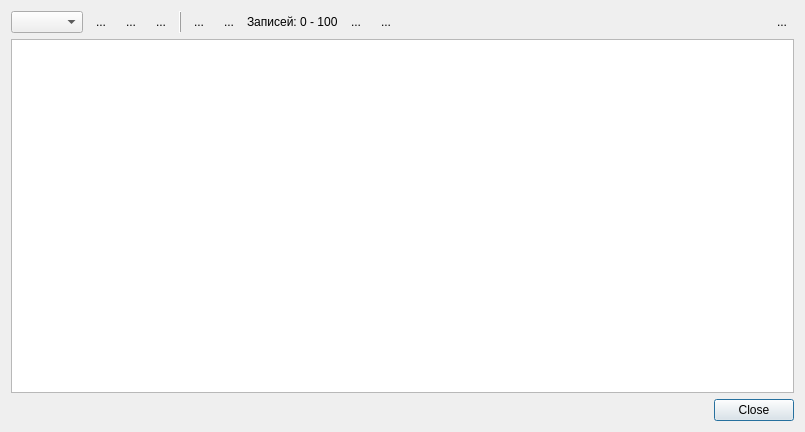
<?xml version="1.0" encoding="UTF-8"?>
<ui version="4.0">
 <class>DialogSqlTableViewer</class>
 <widget class="QDialog" name="DialogSqlTableViewer">
  <property name="geometry">
   <rect>
    <x>0</x>
    <y>0</y>
    <width>805</width>
    <height>432</height>
   </rect>
  </property>
  <property name="windowTitle">
   <string>Dialog</string>
  </property>
  <layout class="QGridLayout" name="gridLayout">
   <item row="2" column="0">
    <widget class="QDialogButtonBox" name="buttonBox">
     <property name="orientation">
      <enum>Qt::Horizontal</enum>
     </property>
     <property name="standardButtons">
      <set>QDialogButtonBox::Close</set>
     </property>
    </widget>
   </item>
   <item row="1" column="0">
    <layout class="QVBoxLayout" name="verticalLayout">
     <item>
      <layout class="QHBoxLayout" name="horizontalLayout">
       <item>
        <widget class="QComboBox" name="cmbState"/>
       </item>
       <item>
        <widget class="QToolButton" name="btnAdd">
         <property name="toolTip">
          <string>Добавить</string>
         </property>
         <property name="text">
          <string>...</string>
         </property>
         <property name="icon">
          <iconset resource="resurses.qrc">
           <normaloff>:/img/itemAdd.png</normaloff>:/img/itemAdd.png</iconset>
         </property>
         <property name="autoRaise">
          <bool>true</bool>
         </property>
        </widget>
       </item>
       <item>
        <widget class="QToolButton" name="btnEdit">
         <property name="toolTip">
          <string>Изменить</string>
         </property>
         <property name="text">
          <string>...</string>
         </property>
         <property name="icon">
          <iconset resource="resurses.qrc">
           <normaloff>:/img/itemEdit.png</normaloff>:/img/itemEdit.png</iconset>
         </property>
         <property name="autoRaise">
          <bool>true</bool>
         </property>
        </widget>
       </item>
       <item>
        <widget class="QToolButton" name="btnDel">
         <property name="toolTip">
          <string>Удалить</string>
         </property>
         <property name="text">
          <string>...</string>
         </property>
         <property name="icon">
          <iconset resource="resurses.qrc">
           <normaloff>:/img/itemDelete.png</normaloff>:/img/itemDelete.png</iconset>
         </property>
         <property name="autoRaise">
          <bool>true</bool>
         </property>
        </widget>
       </item>
       <item>
        <widget class="QLabel" name="label">
         <property name="minimumSize">
          <size>
           <width>2</width>
           <height>0</height>
          </size>
         </property>
         <property name="maximumSize">
          <size>
           <width>2</width>
           <height>16777215</height>
          </size>
         </property>
         <property name="frameShape">
          <enum>QFrame::VLine</enum>
         </property>
         <property name="frameShadow">
          <enum>QFrame::Raised</enum>
         </property>
         <property name="text">
          <string/>
         </property>
        </widget>
       </item>
       <item>
        <widget class="QToolButton" name="btnMoveFirst">
         <property name="text">
          <string>...</string>
         </property>
         <property name="icon">
          <iconset resource="resurses.qrc">
           <normaloff>:/img/move_end.png</normaloff>:/img/move_end.png</iconset>
         </property>
         <property name="autoRaise">
          <bool>true</bool>
         </property>
        </widget>
       </item>
       <item>
        <widget class="QToolButton" name="btnMovePrevious">
         <property name="text">
          <string>...</string>
         </property>
         <property name="icon">
          <iconset resource="resurses.qrc">
           <normaloff>:/img/startTask.png</normaloff>:/img/startTask.png</iconset>
         </property>
         <property name="autoRaise">
          <bool>true</bool>
         </property>
        </widget>
       </item>
       <item>
        <widget class="QLabel" name="lblRecords">
         <property name="text">
          <string>Записей: 0 - 100</string>
         </property>
        </widget>
       </item>
       <item>
        <widget class="QToolButton" name="btnMoveNext">
         <property name="text">
          <string>...</string>
         </property>
         <property name="icon">
          <iconset resource="resurses.qrc">
           <normaloff>:/img/startTask.png</normaloff>:/img/startTask.png</iconset>
         </property>
         <property name="autoRaise">
          <bool>true</bool>
         </property>
        </widget>
       </item>
       <item>
        <widget class="QToolButton" name="btnMoveLast">
         <property name="text">
          <string>...</string>
         </property>
         <property name="icon">
          <iconset resource="resurses.qrc">
           <normaloff>:/img/move_end.png</normaloff>:/img/move_end.png</iconset>
         </property>
         <property name="autoRaise">
          <bool>true</bool>
         </property>
        </widget>
       </item>
       <item>
        <spacer name="horizontalSpacer">
         <property name="orientation">
          <enum>Qt::Horizontal</enum>
         </property>
         <property name="sizeHint" stdset="0">
          <size>
           <width>40</width>
           <height>20</height>
          </size>
         </property>
        </spacer>
       </item>
       <item>
        <widget class="QToolButton" name="btnTreeViewSettings">
         <property name="toolTip">
          <string>Настройка списка</string>
         </property>
         <property name="text">
          <string>...</string>
         </property>
         <property name="icon">
          <iconset resource="resurses.qrc">
           <normaloff>:/img/options.png</normaloff>:/img/options.png</iconset>
         </property>
         <property name="autoRaise">
          <bool>true</bool>
         </property>
        </widget>
       </item>
      </layout>
     </item>
     <item>
      <widget class="QTreeView" name="treeView"/>
     </item>
    </layout>
   </item>
  </layout>
 </widget>
 <resources>
  <include location="resurses.qrc"/>
 </resources>
 <connections>
  <connection>
   <sender>buttonBox</sender>
   <signal>accepted()</signal>
   <receiver>DialogSqlTableViewer</receiver>
   <slot>accept()</slot>
   <hints>
    <hint type="sourcelabel">
     <x>248</x>
     <y>254</y>
    </hint>
    <hint type="destinationlabel">
     <x>157</x>
     <y>274</y>
    </hint>
   </hints>
  </connection>
  <connection>
   <sender>buttonBox</sender>
   <signal>rejected()</signal>
   <receiver>DialogSqlTableViewer</receiver>
   <slot>reject()</slot>
   <hints>
    <hint type="sourcelabel">
     <x>316</x>
     <y>260</y>
    </hint>
    <hint type="destinationlabel">
     <x>286</x>
     <y>274</y>
    </hint>
   </hints>
  </connection>
 </connections>
</ui>
